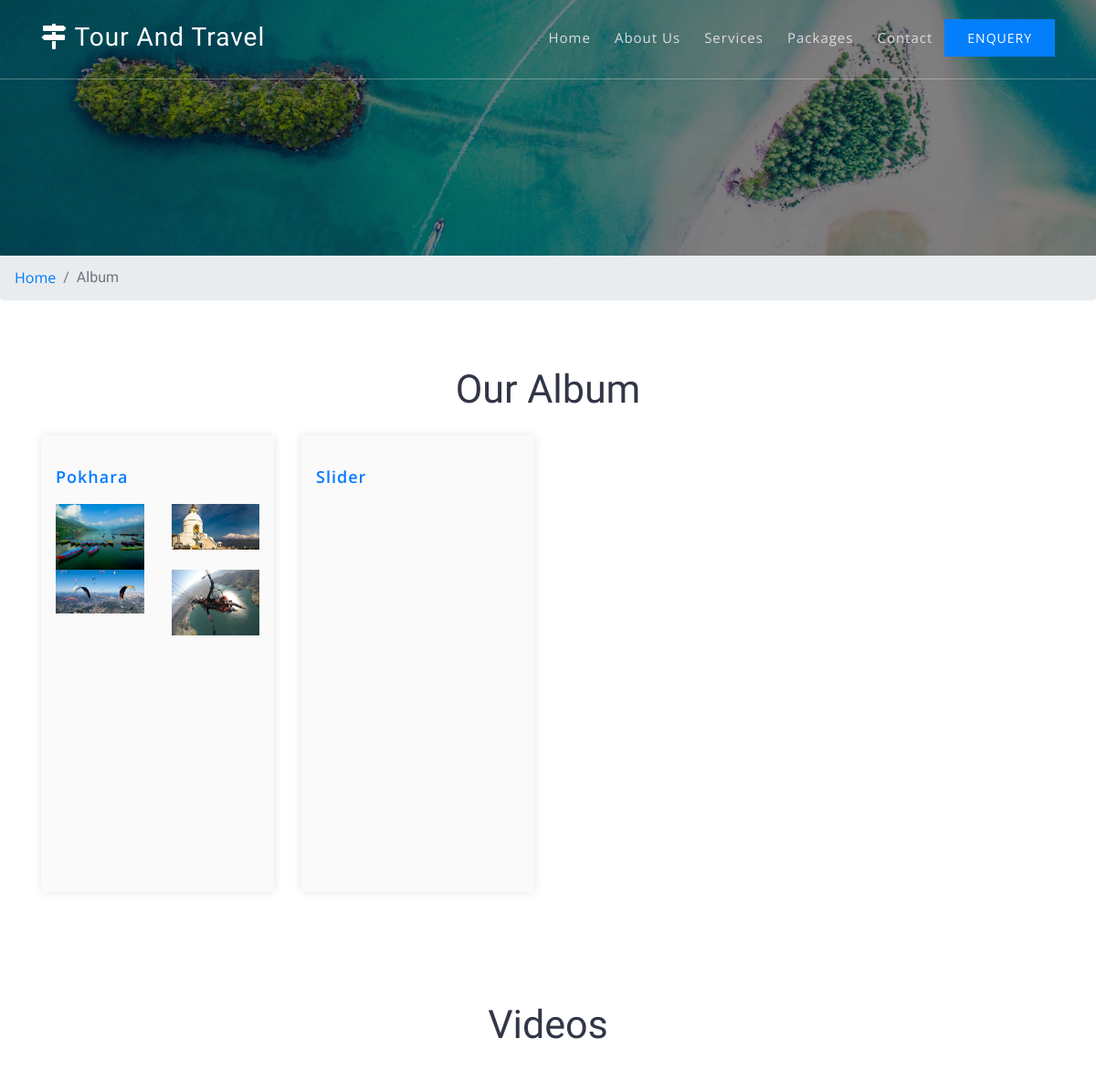
The app's page /album/ (upper part), older data.
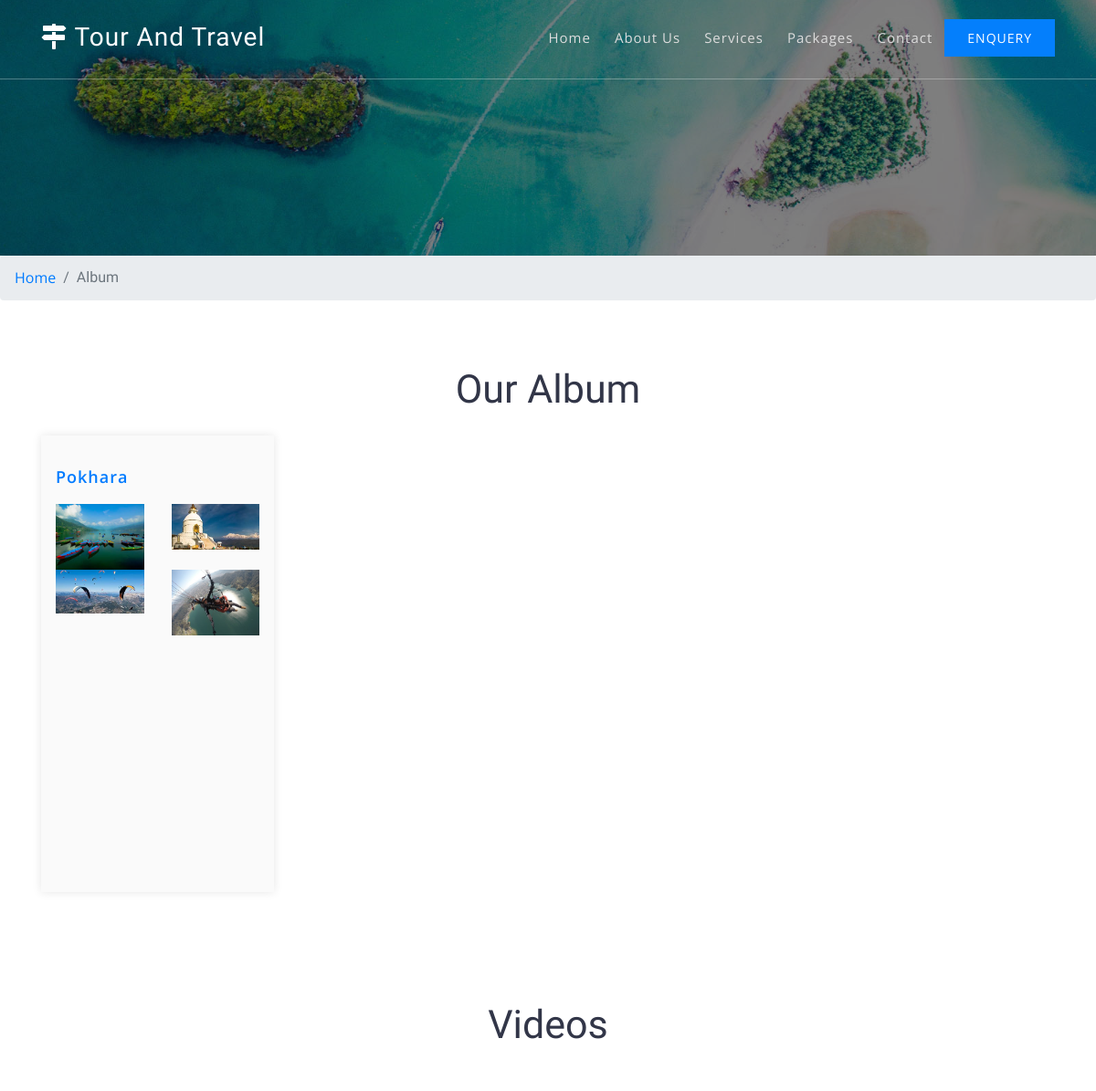
The same page, newer data.
### tourandtravelapp/models.py (models this page shows, shortened)
class TimeStamp(models.Model):
    created_at = models.DateTimeField(auto_now_add=True)
    updated_at = models.DateTimeField(auto_now=True, null=True, blank=True)
    active = models.BooleanField(default=True)
    class Meta:
        abstract = True

class Album(TimeStamp):
    title = models.CharField(max_length=200)
    details = models.TextField()

class Image(TimeStamp):
    album = models.ForeignKey(Album, on_delete=models.CASCADE)
    image = models.ImageField(upload_to="image")
    caption = models.CharField(max_length=200, null=True, blank=True)

### tourandtravelapp/views.py (the view)
# urls.py: path('album/', AlbumView.as_view(), name='album'),
class AlbumView(BaseMixin, TemplateView):
    template_name = "clienttemplate/album.html"
    def get_context_data(self, **kwargs):
        context = super().get_context_data(**kwargs)
        context['allalbum'] = Album.objects.all()
        context['allvidoes'] = Video.objects.all()
        return context

### tourandtravelapp/views.py (called while the page is built)
    def get_context_data(self, **kwargs):
        context = super().get_context_data(**kwargs)
        context["subsform"] = SubscriberForm
        context["organization"] = Organization.objects.first()
        context['allpackages'] = ServicePackage.objects.all()
        context['alldestination'] = Service.objects.all()
        return context

### templates/clienttemplate/album.html (shortened to what this page needs)
{% extends "clienttemplate/base.html" %}
{% load static %}
{% block css %}
<link rel="stylesheet" type="text/css" href="https://cdnjs.cloudflare.com/ajax/libs/ekko-lightbox/5.3.0/ekko-lightbox.css">
{% endblock %}
{% block content %}
<section class="banner_inner" id="home">
    <div class="banner_inner_overlay">
    </div>
</section>
<div class="breadcrumb-w3pvt">
        <ol class="breadcrumb mb-0 text-center">
            <li class="breadcrumb-item">
                <a href="{% url 'tourandtravelapp:home' %}">Home</a>
            </li>
            <li class="breadcrumb-item active" aria-current="page">Album</li>
        </ol>
    </div>
<section class="packages pt-5">
    <div class="container py-lg-4 py-sm-3">
        <h2 class="heading text-capitalize text-center"> Our Album</h2>
        <div class="row">
                {% for album in allalbum %}
            <div class="col-lg-3 col-sm-6 mb-5" style="min-height: 500px;">
                <div class="image-tour position-relative" style="min-height: 500">
                </div>
                <div class="package-info" style="min-height: 500px;">
                    <h5 class="my-2"><a href="">{{album.title}}</a></h5>
                    <div class="row">
                    {% for image in album.image_set.all %}
                    <div class="col-md-6">
                        <a href="{{image.image.url}}" data-toggle="lightbox">
                             <img src="{{image.image.url}}" class="img-fluid">
                        </a>
                    </div>
                    {% endfor %}
                </div>
                </div>
            </div>
                {% endfor %}
        </div>
    </div>
    <div class="container py-lg-5 py-md-3">
      <div class="container">
        <h3 class="heading text-capitalize text-center mb-lg-5 mb-3">Videos</h3>
      </div>
    </div>
</section>
{% endblock %}

Row changes from the older to the newer data that the page shows:
removed Album: title "Slider"
